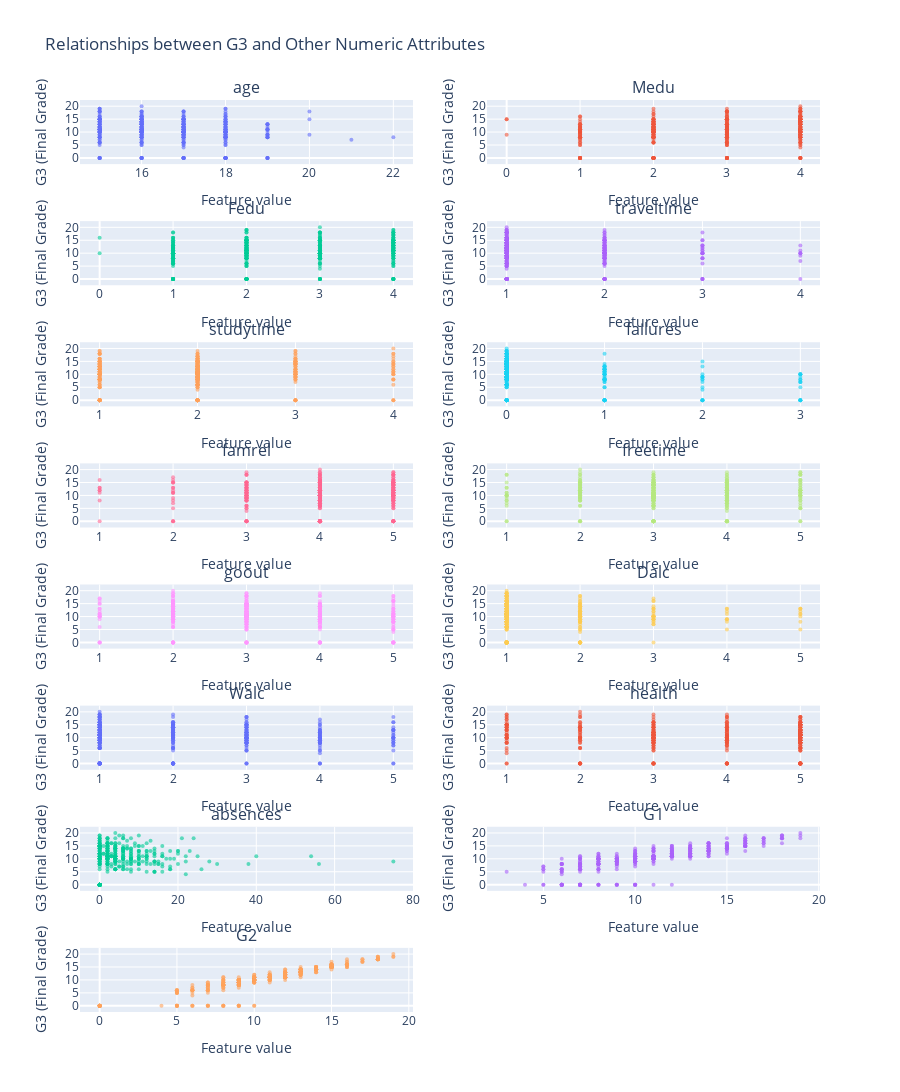

The notebook cell saved with this chart:
### Code cell
# Select only numeric columns to avoid categorical issues
numeric_cols = df.select_dtypes(include="number").columns.tolist()

# Exclude G3 for X variables
x_cols = [c for c in numeric_cols if c != "G3"]

# Create subplot grid (2 columns for readability)
rows = (len(x_cols) + 1) // 2
fig = sp.make_subplots(rows=rows, cols=2, subplot_titles=x_cols)

for i, col in enumerate(x_cols):
    r, c = divmod(i, 2)
    fig.add_trace(
        go.Scatter(
            x=df[col],
            y=df["G3"],
            mode="markers",
            marker=dict(size=4, opacity=0.6),
            name=col
        ),
        row=r + 1,
        col=c + 1
    )

fig.update_layout(
    height=300 * rows,
    title_text="Relationships between G3 and Other Numeric Attributes",
    showlegend=False
)
fig.update_xaxes(title_text="Feature value")
fig.update_yaxes(title_text="G3 (Final Grade)")
fig.show()

### Figure 1 — Plotly figure (JSON) as saved in the notebook; plotly's stock layout.template omitted (floating-point values rounded to 4 significant figures; data arrays with more than 128 entries replaced by an {"elided": "..."} marker saying what was removed)
{"data": [{"marker": {"opacity": 0.6, "size": 4}, "mode": "markers", "name": "age", "type": "scatter", "x": {"elided": "395 int values"}, "xaxis": "x", "y": {"elided": "395 int values"}, "yaxis": "y"}, {"marker": {"opacity": 0.6, "size": 4}, "mode": "markers", "name": "Medu", "type": "scatter", "x": {"elided": "395 int values"}, "xaxis": "x2", "y": {"elided": "395 int values"}, "yaxis": "y2"}, {"marker": {"opacity": 0.6, "size": 4}, "mode": "markers", "name": "Fedu", "type": "scatter", "x": {"elided": "395 int values"}, "xaxis": "x3", "y": {"elided": "395 int values"}, "yaxis": "y3"}, {"marker": {"opacity": 0.6, "size": 4}, "mode": "markers", "name": "traveltime", "type": "scatter", "x": {"elided": "395 int values"}, "xaxis": "x4", "y": {"elided": "395 int values"}, "yaxis": "y4"}, {"marker": {"opacity": 0.6, "size": 4}, "mode": "markers", "name": "studytime", "type": "scatter", "x": {"elided": "395 int values"}, "xaxis": "x5", "y": {"elided": "395 int values"}, "yaxis": "y5"}, {"marker": {"opacity": 0.6, "size": 4}, "mode": "markers", "name": "failures", "type": "scatter", "x": {"elided": "395 int values"}, "xaxis": "x6", "y": {"elided": "395 int values"}, "yaxis": "y6"}, {"marker": {"opacity": 0.6, "size": 4}, "mode": "markers", "name": "famrel", "type": "scatter", "x": {"elided": "395 int values"}, "xaxis": "x7", "y": {"elided": "395 int values"}, "yaxis": "y7"}, {"marker": {"opacity": 0.6, "size": 4}, "mode": "markers", "name": "freetime", "type": "scatter", "x": {"elided": "395 int values"}, "xaxis": "x8", "y": {"elided": "395 int values"}, "yaxis": "y8"}, {"marker": {"opacity": 0.6, "size": 4}, "mode": "markers", "name": "goout", "type": "scatter", "x": {"elided": "395 int values"}, "xaxis": "x9", "y": {"elided": "395 int values"}, "yaxis": "y9"}, {"marker": {"opacity": 0.6, "size": 4}, "mode": "markers", "name": "Dalc", "type": "scatter", "x": {"elided": "395 int values"}, "xaxis": "x10", "y": {"elided": "395 int values"}, "yaxis": "y10"}, {"marker": {"opacity": 0.6, "size": 4}, "mode": "markers", "name": "Walc", "type": "scatter", "x": {"elided": "395 int values"}, "xaxis": "x11", "y": {"elided": "395 int values"}, "yaxis": "y11"}, {"marker": {"opacity": 0.6, "size": 4}, "mode": "markers", "name": "health", "type": "scatter", "x": {"elided": "395 int values"}, "xaxis": "x12", "y": {"elided": "395 int values"}, "yaxis": "y12"}, {"marker": {"opacity": 0.6, "size": 4}, "mode": "markers", "name": "absences", "type": "scatter", "x": {"elided": "395 int values"}, "xaxis": "x13", "y": {"elided": "395 int values"}, "yaxis": "y13"}, {"marker": {"opacity": 0.6, "size": 4}, "mode": "markers", "name": "G1", "type": "scatter", "x": {"elided": "395 int values"}, "xaxis": "x14", "y": {"elided": "395 int values"}, "yaxis": "y14"}, {"marker": {"opacity": 0.6, "size": 4}, "mode": "markers", "name": "G2", "type": "scatter", "x": {"elided": "395 int values"}, "xaxis": "x15", "y": {"elided": "395 int values"}, "yaxis": "y15"}], "layout": {"annotations": [{"font": {"size": 16}, "showarrow": false, "text": "age", "x": 0.225, "xanchor": "center", "xref": "paper", "y": 1, "yanchor": "bottom", "yref": "paper"}, {"font": {"size": 16}, "showarrow": false, "text": "Medu", "x": 0.775, "xanchor": "center", "xref": "paper", "y": 1, "yanchor": "bottom", "yref": "paper"}, {"font": {"size": 16}, "showarrow": false, "text": "Fedu", "x": 0.225, "xanchor": "center", "xref": "paper", "y": 0.8672, "yanchor": "bottom", "yref": "paper"}, {"font": {"size": 16}, "showarrow": false, "text": "traveltime", "x": 0.775, "xanchor": "center", "xref": "paper", "y": 0.8672, "yanchor": "bottom", "yref": "paper"}, {"font": {"size": 16}, "showarrow": false, "text": "studytime", "x": 0.225, "xanchor": "center", "xref": "paper", "y": 0.7344, "yanchor": "bottom", "yref": "paper"}, {"font": {"size": 16}, "showarrow": false, "text": "failures", "x": 0.775, "xanchor": "center", "xref": "paper", "y": 0.7344, "yanchor": "bottom", "yref": "paper"}, {"font": {"size": 16}, "showarrow": false, "text": "famrel", "x": 0.225, "xanchor": "center", "xref": "paper", "y": 0.6016, "yanchor": "bottom", "yref": "paper"}, {"font": {"size": 16}, "showarrow": false, "text": "freetime", "x": 0.775, "xanchor": "center", "xref": "paper", "y": 0.6016, "yanchor": "bottom", "yref": "paper"}, {"font": {"size": 16}, "showarrow": false, "text": "goout", "x": 0.225, "xanchor": "center", "xref": "paper", "y": 0.4688, "yanchor": "bottom", "yref": "paper"}, {"font": {"size": 16}, "showarrow": false, "text": "Dalc", "x": 0.775, "xanchor": "center", "xref": "paper", "y": 0.4688, "yanchor": "bottom", "yref": "paper"}, {"font": {"size": 16}, "showarrow": false, "text": "Walc", "x": 0.225, "xanchor": "center", "xref": "paper", "y": 0.3359, "yanchor": "bottom", "yref": "paper"}, {"font": {"size": 16}, "showarrow": false, "text": "health", "x": 0.775, "xanchor": "center", "xref": "paper", "y": 0.3359, "yanchor": "bottom", "yref": "paper"}, {"font": {"size": 16}, "showarrow": false, "text": "absences", "x": 0.225, "xanchor": "center", "xref": "paper", "y": 0.2031, "yanchor": "bottom", "yref": "paper"}, {"font": {"size": 16}, "showarrow": false, "text": "G1", "x": 0.775, "xanchor": "center", "xref": "paper", "y": 0.2031, "yanchor": "bottom", "yref": "paper"}, {"font": {"size": 16}, "showarrow": false, "text": "G2", "x": 0.225, "xanchor": "center", "xref": "paper", "y": 0.07031, "yanchor": "bottom", "yref": "paper"}], "height": 2400, "showlegend": false, "title": {"text": "Relationships between G3 and Other Numeric Attributes"}, "xaxis": {"anchor": "y", "domain": [0, 0.45], "title": {"text": "Feature value"}}, "xaxis10": {"anchor": "y10", "domain": [0.55, 1], "title": {"text": "Feature value"}}, "xaxis11": {"anchor": "y11", "domain": [0, 0.45], "title": {"text": "Feature value"}}, "xaxis12": {"anchor": "y12", "domain": [0.55, 1], "title": {"text": "Feature value"}}, "xaxis13": {"anchor": "y13", "domain": [0, 0.45], "title": {"text": "Feature value"}}, "xaxis14": {"anchor": "y14", "domain": [0.55, 1], "title": {"text": "Feature value"}}, "xaxis15": {"anchor": "y15", "domain": [0, 0.45], "title": {"text": "Feature value"}}, "xaxis16": {"anchor": "y16", "domain": [0.55, 1], "title": {"text": "Feature value"}}, "xaxis2": {"anchor": "y2", "domain": [0.55, 1], "title": {"text": "Feature value"}}, "xaxis3": {"anchor": "y3", "domain": [0, 0.45], "title": {"text": "Feature value"}}, "xaxis4": {"anchor": "y4", "domain": [0.55, 1], "title": {"text": "Feature value"}}, "xaxis5": {"anchor": "y5", "domain": [0, 0.45], "title": {"text": "Feature value"}}, "xaxis6": {"anchor": "y6", "domain": [0.55, 1], "title": {"text": "Feature value"}}, "xaxis7": {"anchor": "y7", "domain": [0, 0.45], "title": {"text": "Feature value"}}, "xaxis8": {"anchor": "y8", "domain": [0.55, 1], "title": {"text": "Feature value"}}, "xaxis9": {"anchor": "y9", "domain": [0, 0.45], "title": {"text": "Feature value"}}, "yaxis": {"anchor": "x", "domain": [0.9297, 1], "title": {"text": "G3 (Final Grade)"}}, "yaxis10": {"anchor": "x10", "domain": [0.3984, 0.4688], "title": {"text": "G3 (Final Grade)"}}, "yaxis11": {"anchor": "x11", "domain": [0.2656, 0.3359], "title": {"text": "G3 (Final Grade)"}}, "yaxis12": {"anchor": "x12", "domain": [0.2656, 0.3359], "title": {"text": "G3 (Final Grade)"}}, "yaxis13": {"anchor": "x13", "domain": [0.1328, 0.2031], "title": {"text": "G3 (Final Grade)"}}, "yaxis14": {"anchor": "x14", "domain": [0.1328, 0.2031], "title": {"text": "G3 (Final Grade)"}}, "yaxis15": {"anchor": "x15", "domain": [0, 0.07031], "title": {"text": "G3 (Final Grade)"}}, "yaxis16": {"anchor": "x16", "domain": [0, 0.07031], "title": {"text": "G3 (Final Grade)"}}, "yaxis2": {"anchor": "x2", "domain": [0.9297, 1], "title": {"text": "G3 (Final Grade)"}}, "yaxis3": {"anchor": "x3", "domain": [0.7969, 0.8672], "title": {"text": "G3 (Final Grade)"}}, "yaxis4": {"anchor": "x4", "domain": [0.7969, 0.8672], "title": {"text": "G3 (Final Grade)"}}, "yaxis5": {"anchor": "x5", "domain": [0.6641, 0.7344], "title": {"text": "G3 (Final Grade)"}}, "yaxis6": {"anchor": "x6", "domain": [0.6641, 0.7344], "title": {"text": "G3 (Final Grade)"}}, "yaxis7": {"anchor": "x7", "domain": [0.5312, 0.6016], "title": {"text": "G3 (Final Grade)"}}, "yaxis8": {"anchor": "x8", "domain": [0.5312, 0.6016], "title": {"text": "G3 (Final Grade)"}}, "yaxis9": {"anchor": "x9", "domain": [0.3984, 0.4688], "title": {"text": "G3 (Final Grade)"}}}}
